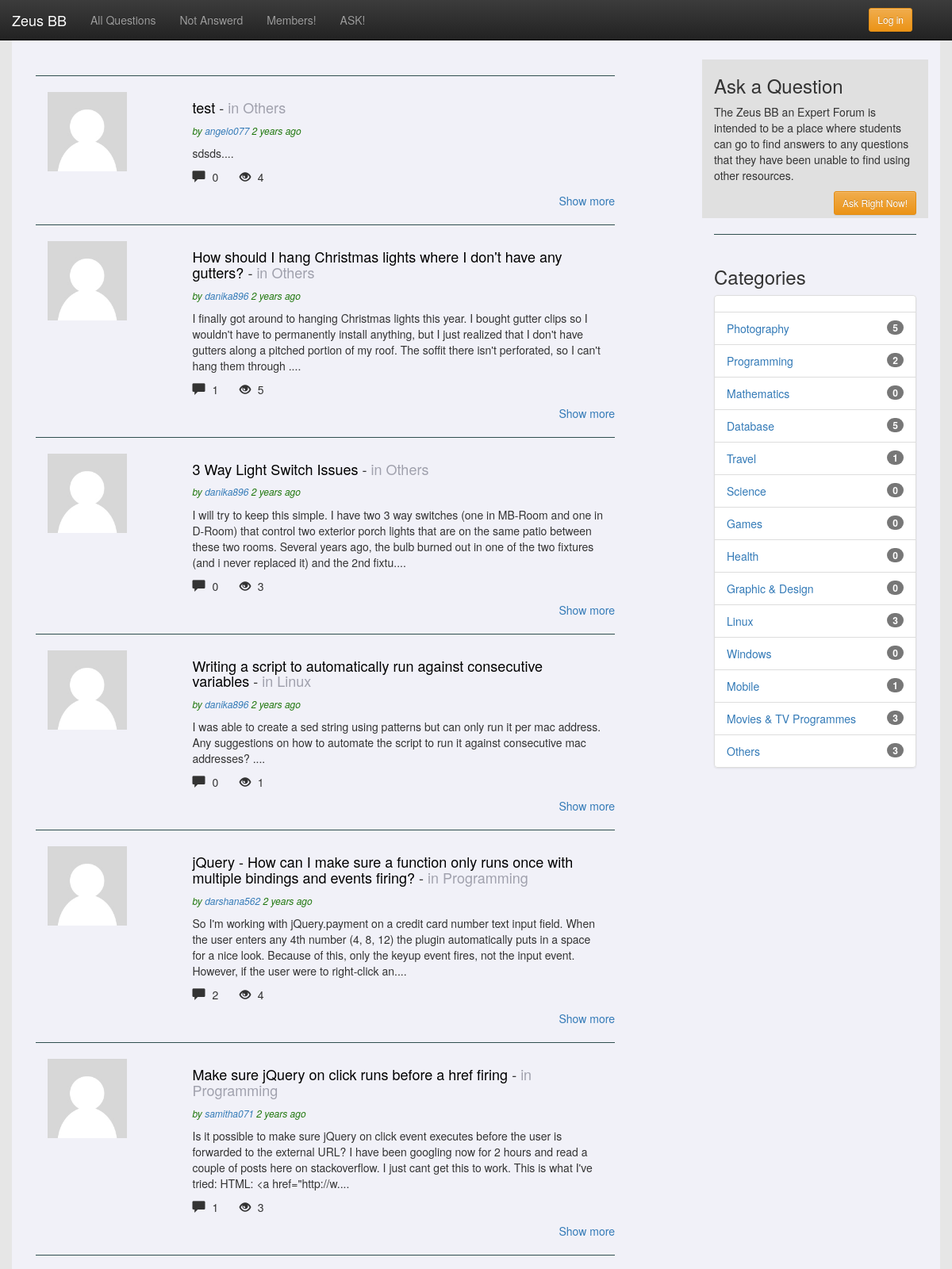
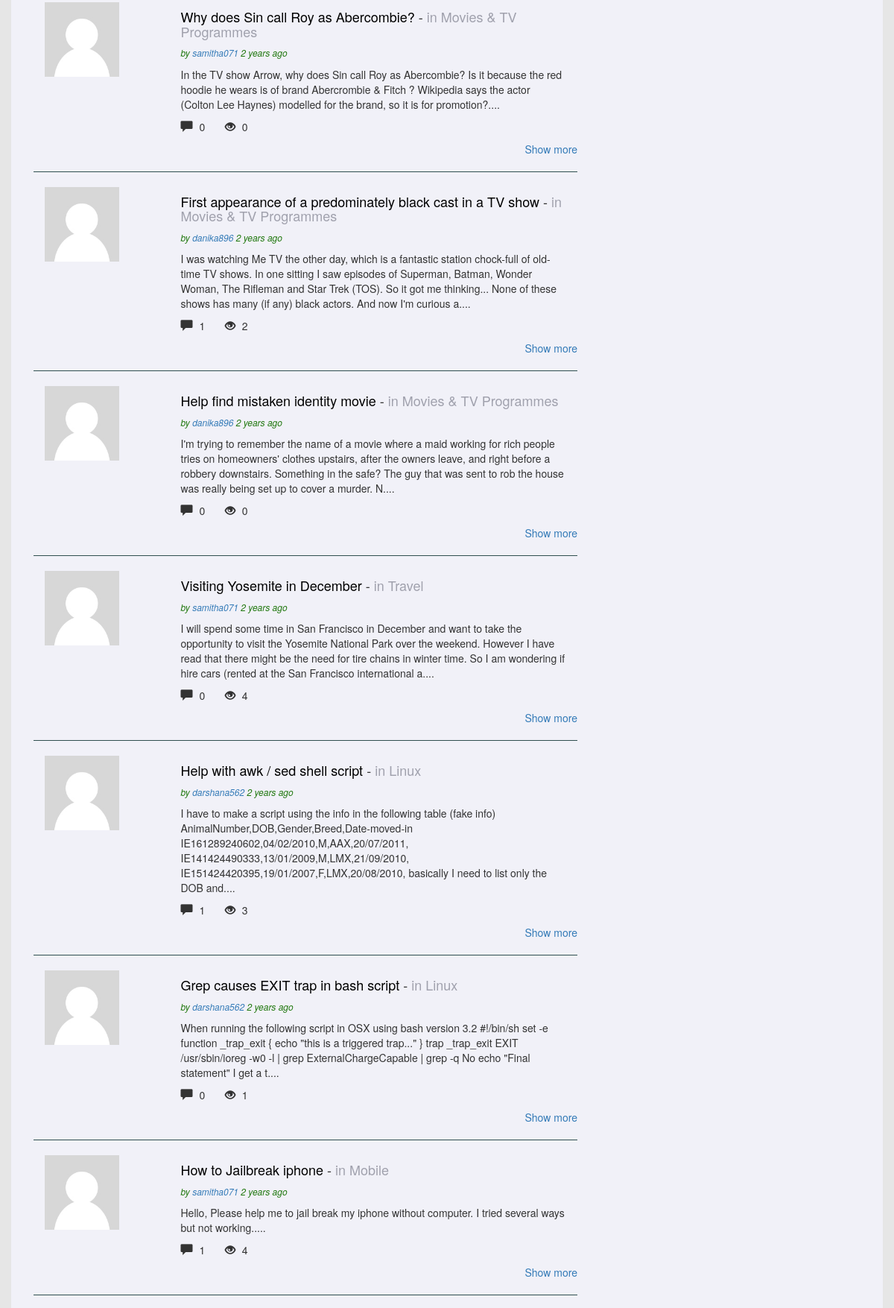
The page / (upper part) on the database its author committed (2 pictures, top to bottom).
### tables this page shows
CREATE TABLE IF NOT EXISTS `thread` (
  `id` int(11) NOT NULL AUTO_INCREMENT,
  `user_id` int(11) NOT NULL,
  `cat_id` int(11) NOT NULL,
  `title` varchar(1000) NOT NULL,
  `author` varchar(50) NOT NULL,
  `time` varchar(20) NOT NULL,
  `last_reply` varchar(50) NOT NULL,
  `views` int(11) NOT NULL,
  `rate` int(11) NOT NULL,
  `content` varchar(20000) NOT NULL,
  PRIMARY KEY (`id`)
);

CREATE TABLE IF NOT EXISTS `user` (
  `uid` int(11) NOT NULL AUTO_INCREMENT,
  `username` varchar(120) NOT NULL,
  `password` varchar(120) NOT NULL,
  `email` varchar(220) NOT NULL,
  `reputation` int(11) NOT NULL,
  `registered_date` varchar(30) NOT NULL,
  `last_login_time` int(11) NOT NULL,
  `last_post_name` varchar(220) NOT NULL,
  `postcount` int(11) NOT NULL,
  `avatar` varchar(220) NOT NULL DEFAULT '/avatar/def.jpg',
  `last_ip` varchar(100) NOT NULL,
  PRIMARY KEY (`uid`)
);

CREATE TABLE IF NOT EXISTS `catgry` (
  `id` int(11) NOT NULL AUTO_INCREMENT,
  `cat_name` varchar(50) NOT NULL,
  PRIMARY KEY (`id`)
);

### include/security.inc.php (called while the page is built)
<?php
function Filter($str)
{
    $filter=htmlspecialchars($str, ENT_QUOTES);
	return $filter;
}
function sqli($con,$str1)
{
	$sqli_filter=mysqli_real_escape_string($con,$str1);
	return $sqli_filter;
}
?>

### include/functions.inc.php (the view, shortened to what this page needs)
<?php
function timeAgo($time_ago){
$cur_time   = time();
$time_elapsed   = $cur_time - $time_ago;
$seconds    = $time_elapsed ;
$minutes    = round($time_elapsed / 60 );
$hours      = round($time_elapsed / 3600);
$days       = round($time_elapsed / 86400 );
$weeks      = round($time_elapsed / 604800);
$months     = round($time_elapsed / 2600640 );
$years      = round($time_elapsed / 31207680 );
if($seconds <= 60){
    return "$seconds seconds ago";
}
else if($hours <=24){
    if($hours==1){
        return "an hour ago";
    }else{
        return "$hours hours ago";
    }
}
else if($days <= 7){
    if($days==1){
        return "yesterday";
    }else{
        return "$days days ago";
    }
}
else if($weeks <= 4.3){
    if($weeks==1){
        return "a week ago";
    }else{
        return "$weeks weeks ago";
    }
}
else if($months <=12){
    if($months==1){
        return "a month ago";
    }else{
        return "$months months ago";
    }
}
else{
    if($years==1){
        return "one year ago";
    }else{
        return "$years years ago";
    }
}
}
  function HowManyQue($id)
  {
 	  include 'config.inc.php';
	  $conn = mysqli_connect($server, $username, $password,$db);
    	$query  = "SELECT count(cat_id) FROM thread WHERE cat_id='$id'";
		$result=mysqli_query($conn,$query);
		while($row = mysqli_fetch_assoc($result)) {
				  return $row['count(cat_id)'];
			}
  }
 function GetAllCat($is_home)
  {
	  include 'config.inc.php';
	  $conn = mysqli_connect($server, $username, $password,$db);
    	$query  = "SELECT id,cat_name FROM catgry";
		$result=mysqli_query($conn,$query);
		if($is_home==0){
			while($row = mysqli_fetch_assoc($result)) {
				   echo "<option value=".$row['id']." >".$row['cat_name']."</option>";
			}
		}else{
			while($row = mysqli_fetch_assoc($result)) {
			 echo "<li class=\"list-group-item\"><span class=\"badge\">".HowManyQue($row['id'])."</span><a href=\"cat.php?id=".$row['id']."\"> ".$row['cat_name']."</li></a>";
			}
		}
  }
  function GetCatNameById($id){
	   include 'config.inc.php';
	  $conn = mysqli_connect($server, $username, $password,$db);
    	$query  = "SELECT cat_name FROM catgry WHERE id='$id'";
		$result=mysqli_query($conn,$query);
			while($row = mysqli_fetch_assoc($result)) {
				   return $row['cat_name'];
			}
  }
  function GetAllQuetions($no){
	    include 'config.inc.php';
	  $conn = mysqli_connect($server, $username, $password,$db);
    	$no=Filter(sqli($conn,$no));
		$no=($no*20)-20;
		$query  = "select * from thread  order by id desc limit ".$no.",20";
		$result=mysqli_query($conn,$query);
			while($row = mysqli_fetch_assoc($result)) {
				 $ID=$row['id'];
				 $UID=$row['user_id'];
				  $count=mysqli_fetch_assoc(mysqli_query($conn," SELECT COUNT(comment) FROM comment WHERE thread_id='$ID' " ));
				  $image=mysqli_fetch_assoc(mysqli_query($conn,"SELECT avatar FROM user WHERE uid='$UID' " ));
				echo '<hr class="ruler">
				<div class="row">
					<div class="col-md-12">
						<div class="col-md-3">
							<img src="avatar/'.$image['avatar'].'" height="100px" width="100px">
						</div>
						<div class="col-md-9">
							<h4><a href="view.php?id='.$row['id'].'" class="topic" style="word-wrap: break-word;">'.$row['title'].'</a> - <span style="color:#A0A1AD;">in '.GetCatNameById($row['cat_id']).'</span></h4>
							 <i><p style="font-size:12px; color:#1F770D;">by <a href="usercp.php?user='.$row['author'].'">'.$row['author'].' </a> '.timeAgo(strtotime($row['time'])).'</p></i>
							<p style="word-wrap: break-word;"> '.substr($row['content'], 0, 300)."....".'</p>
							<p class="wrdspace">
								<span style="font-size:16px; "class="glyphicon glyphicon-comment"></span> '.$count['COUNT(comment)'].' &nbsp;
								<span class="glyphicon glyphicon-eye-open"></span>  '. $row['views'].' &nbsp;
							</p>
							<!--<div class="answered" style="float:right;">
							<h4><span class="label label-default">0 answered</span></h4></div>-->
						</div>
						 <a href="view.php?id='.$row['id'].'"  style="float:right;">Show more</a>
					</div>
				</div>';
			}
  }
?>

### index.php (shortened to what this page needs)
<?php
	include 'include/config.inc.php';
 include 'include/functions.inc.php';
include 'include/security.inc.php';
	?>
<!DOCTYPE html>
<html>
	<head>
		<link rel="stylesheet" href="css/bootstrap.min.css">
		<link rel="stylesheet" href="css/bootstrap-theme.min.css">
		<link rel="stylesheet" href="css/custom.css">
		<link href="css/social-buttons.css" rel="stylesheet">
		<link href="css/font-awesome.css" rel="stylesheet">
	</head>
	<body style="background-color: #E6E6E6">
		<nav class="navbar navbar-inverse navbar-fixed-top">
  			<div class="container-fluid">
    			<div class="navbar-header">
      				<a class="navbar-brand" href="index.php">Zeus BB</a>
    			</div>
    			<div class="collapse navbar-collapse" id="bs-example-navbar-collapse-1">
      			<ul class="nav navbar-nav navbar-left">
					<li><a href="index.php">All Questions</a></li>
					<li><a href="none_answer.php">Not Answerd</a></li>
					<li><a href="members.php">Members!</a></li>
					<li><a href="ask.php">ASK!</a></li>
      			</ul>
      			<ul class="nav navbar-nav navbar-right" style="padding-right:50px">
         		<li> <?php
               if(isset($_SESSION['loged'])){
                   echo ' <br><div class="dropdown">
				<button class="btn btn-link dropdown-toggle btn-xs" type="button" data-toggle="dropdown">'.Logged_user().'
				<span class="caret"></span></button>
				<ul class="dropdown-menu">
					<li><a href="usercp.php?user='.Logged_user().'">User Profile</a></li>
					<li><a href="#">something</a></li>
					 <li class="divider"></li>
					<li><a href="lg.php">Logout</a></li>
				</ul>
				</div>
			';
               }else{
                 echo "<button type='button' class='btn btn-sm btn-warning navbar-btn'  data-toggle='modal' data-target='#mySign'>Log in</button></li> ";
               }
               ?>
      			</ul>
    			</div>
  			</div>
		</nav>
		<div class="container" style="padding-top:75px;background-color:#F1F1F8">
			<div class="col-md-8">
				<?php
					if(isset($_GET['id']) && !empty($_GET['id']) ){
						GetAllQuetions($_GET['id']);
					}else{
						GetAllQuetions(1);
					}
					 ?>
		</div>
			<div class="col-md-3  col-md-offset-1">
				<div class="row">
				 	<div class="col-md-12" style="background-color:#E0E0E0;height:200px">
						<h3>Ask a Question</h3>
						<p>The Zeus BB an Expert Forum is intended to be a place where students can go to find answers to any questions that they have been unable to find using other resources.</p>
						<a style="float:right" href="ask.php" type="button" class="btn btn-sm btn-warning">Ask Right Now!</a>
					</div>
				</div>
			<hr class="ruler">
				<div class="row">
					<div class="col-md-12">
						<h3>Categories</h3>
					</div>
					<div class="col-md-12">
						 <ul class="list-group">
						<li class="list-group-item">
							 <?php   echo  GetAllCat(1);  ?>
						</li>
						</ul>
					</div>
				</div>
			</div>
		</div>
	</body>
</html>

### css/custom.css (style rules this page uses)
.ruler { background-color: #2F4F4F; height: 1px; border: 0; }
.wrdspace { word-spacing: 5px; }
a.topic:link { color: black; }
a.topic { color:black; }

### rows shown on the page
thread: user.avatar (picture), title "test", cat.cat_name "Others", author "angelo077", time "2 years ago", content "sdsds", COUNT "0", views "4"
thread: user.avatar (picture), title "How should I hang Christmas lights where I don't have any gutters?", cat.cat_name "Others", author "danika896", time "2 years ago", content "I finally got around to hanging Christmas lights this year. I bought gutter clips so I wouldn't have to permanently install anything, but I just realized that I don't have gutters along a pitched portion of my roof. The soffit there isn't perforated, so I can't hang them through", COUNT "1", views "5"
thread: user.avatar (picture), title "3 Way Light Switch Issues", cat.cat_name "Others", author "danika896", time "2 years ago", content "I will try to keep this simple. I have two 3 way switches (one in MB-Room and one in D-Room) that control two exterior porch lights that are on the same patio between these two rooms. Several years ago, the bulb burned out in one of the two fixtures (and i never replaced it) and the 2nd fixtu", COUNT "0", views "3"
thread: user.avatar (picture), title "Writing a script to automatically run against consecutive variables", cat.cat_name "Linux", author "danika896", time "2 years ago", content "I was able to create a sed string using patterns but can only run it per mac address. Any suggestions on how to automate the script to run it against consecutive mac addresses?", COUNT "0", views "1"
thread: user.avatar (picture), title "jQuery - How can I make sure a function only runs once with multiple bindings and events firing?", cat.cat_name "Programming", author "darshana562", time "2 years ago", content "So I'm working with jQuery.payment on a credit card number text input field. When the user enters any 4th number (4, 8, 12) the plugin automatically puts in a space for a nice look. Because of this, only the keyup event fires, not the input event. However, if the user were to right-click an", COUNT "2", views "4"
thread: user.avatar (picture), title "Make sure jQuery on click runs before a href firing", cat.cat_name "Programming", author "samitha071", time "2 years ago", content "Is it possible to make sure jQuery on click event executes before the user is forwarded to the external URL? I have been googling now for 2 hours and read a couple of posts here on stackoverflow. I just cant get this to work. This is what I've tried: HTML: <a href=\"http://w", COUNT "1", views "3"
thread: user.avatar (picture), title "Why does Sin call Roy as Abercombie?", cat.cat_name "Movies & TV Programmes", author "samitha071", time "2 years ago", content "In the TV show Arrow, why does Sin call Roy as Abercombie? Is it because the red hoodie he wears is of brand Abercrombie & Fitch ? Wikipedia says the actor (Colton Lee Haynes) modelled for the brand, so it is for promotion?", COUNT "0", views "0"
thread: user.avatar (picture), title "First appearance of a predominately black cast in a TV show", cat.cat_name "Movies & TV Programmes", author "danika896", time "2 years ago", content "I was watching Me TV the other day, which is a fantastic station chock-full of old-time TV shows. In one sitting I saw episodes of Superman, Batman, Wonder Woman, The Rifleman and Star Trek (TOS). So it got me thinking... None of these shows has many (if any) black actors. And now I'm curious a", COUNT "1", views "2"
thread: user.avatar (picture), title "Help find mistaken identity movie", cat.cat_name "Movies & TV Programmes", author "danika896", time "2 years ago", content "I'm trying to remember the name of a movie where a maid working for rich people tries on homeowners' clothes upstairs, after the owners leave, and right before a robbery downstairs. Something in the safe? The guy that was sent to rob the house was really being set up to cover a murder. N", COUNT "0", views "0"
thread: user.avatar (picture), title "Visiting Yosemite in December", cat.cat_name "Travel", author "samitha071", time "2 years ago", content "I will spend some time in San Francisco in December and want to take the opportunity to visit the Yosemite National Park over the weekend. However I have read that there might be the need for tire chains in winter time. So I am wondering if hire cars (rented at the San Francisco international a", COUNT "0", views "4"
thread: user.avatar (picture), title "Help with awk / sed shell script", cat.cat_name "Linux", author "darshana562", time "2 years ago", content "I have to make a script using the info in the following table (fake info) AnimalNumber,DOB,Gender,Breed,Date-moved-in IE161289240602,04/02/2010,M,AAX,20/07/2011, IE141424490333,13/01/2009,M,LMX,21/09/2010, IE151424420395,19/01/2007,F,LMX,20/08/2010, basically I need to list only the DOB and", COUNT "1", views "3"
thread: user.avatar (picture), title "Grep causes EXIT trap in bash script", cat.cat_name "Linux", author "darshana562", time "2 years ago", content "When running the following script in OSX using bash version 3.2 #!/bin/sh set -e function _trap_exit { echo \"this is a triggered trap...\" } trap _trap_exit EXIT /usr/sbin/ioreg -w0 -l | grep ExternalChargeCapable | grep -q No echo \"Final statement\" I get a t", COUNT "0", views "1"
thread: user.avatar (picture), title "How to Jailbreak iphone", cat.cat_name "Mobile", author "samitha071", time "2 years ago", content "Hello, Please help me to jail break my iphone without computer. I tried several ways but not working.", COUNT "1", views "4"
catgry: id "5", cat_name "Photography"
catgry: id "2", cat_name "Programming"
catgry: id "0", cat_name "Mathematics"
catgry: id "5", cat_name "Database"
catgry: id "1", cat_name "Travel"
catgry: id "0", cat_name "Science"
catgry: id "0", cat_name "Games"
catgry: id "0", cat_name "Health"
catgry: id "0", cat_name "Graphic & Design"
catgry: id "3", cat_name "Linux"
catgry: id "0", cat_name "Windows"
catgry: id "1", cat_name "Mobile"
catgry: id "3", cat_name "Movies & TV Programmes"
catgry: id "3", cat_name "Others"
